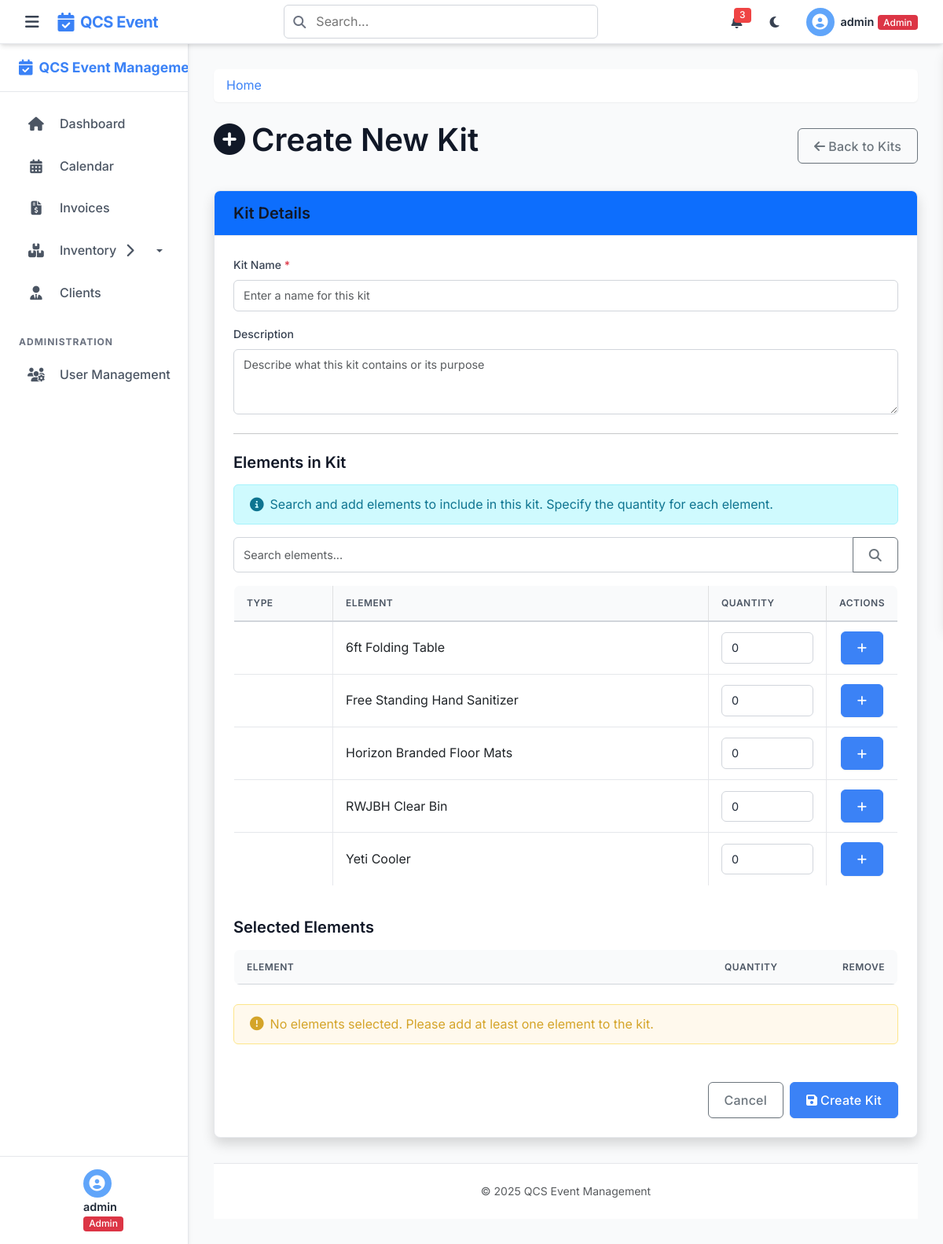
Page /kits/new (signed in) on the committed database.
### tables this page shows
CREATE TABLE elements (
    element_id INTEGER PRIMARY KEY AUTOINCREMENT,
    type_id INTEGER NOT NULL,
    item_description TEXT NOT NULL,
    item_number TEXT,  -- Can be NULL if no item number is assigned
    quantity INTEGER NOT NULL CHECK (quantity >= 0),
    location TEXT NOT NULL,
    is_kit_component BOOLEAN DEFAULT 0, -- 0 for false, 1 for true.
    FOREIGN KEY (type_id) REFERENCES element_types(type_id)
);

### app.py (the view, shortened to what this page needs)
@app.route('/kits/new', methods=['GET', 'POST'])
@login_required
@role_required('admin', 'staff')
def new_kit():
    db = get_db()
    elements_list = db.execute('SELECT * FROM elements ORDER BY item_description').fetchall()
    return render_template('new_kit.html', elements=elements_list)

### helpers.py (called while the page is built)
def get_db():
    if 'db' not in g:
        g.db = sqlite3.connect(
            current_app.config['DATABASE'],
            detect_types=sqlite3.PARSE_DECLTYPES
        )
        g.db.row_factory = sqlite3.Row
    return g.db

def login_required(f):
    @wraps(f)
    def decorated_function(*args, **kwargs):
        if 'user_id' not in session:
            flash('Please log in first', 'warning')
            return redirect(url_for('login'))
        return f(*args, **kwargs)
    return decorated_function

def role_required(*roles):
    def decorator(f):
        @wraps(f)
        def decorated_function(*args, **kwargs):
            if 'user_id' not in session:
                flash('Please log in first', 'warning')
                return redirect(url_for('login'))
            db = get_db()
            user = db.execute('SELECT role FROM users WHERE id = ?',
                             (session['user_id'],)).fetchone()
            if not user or user['role'] not in roles:
                flash('You do not have permission to access this page', 'danger')
                abort(403) # Use Flask's abort for permission denied
            return f(*args, **kwargs)
        return decorated_function
    return decorator

### templates/new_kit.html (shortened to what this page needs)
{% extends 'layout.html' %}
{% block content %}
<div class="d-flex justify-content-between align-items-center mb-4">
    <h1><i class="fas fa-plus-circle me-2"></i>Create New Kit</h1>
    <div>
        <a href="{{ url_for('kits') }}" class="btn btn-outline-secondary">
            <i class="fas fa-arrow-left me-1"></i>Back to Kits
        </a>
    </div>
</div>
<div class="card shadow mb-4">
    <div class="card-header bg-primary text-white">
        <h5 class="mb-0">Kit Details</h5>
    </div>
    <div class="card-body">
        <form id="newKitForm" action="{{ url_for('new_kit') }}" method="post">
            <div class="mb-3">
                <label for="kit_name" class="form-label">Kit Name <span class="text-danger">*</span></label>
                <input type="text" class="form-control" id="kit_name" name="kit_name" required placeholder="Enter a name for this kit">
            </div>
            <div class="mb-3">
                <label for="description" class="form-label">Description</label>
                <textarea class="form-control" id="description" name="description" rows="3" placeholder="Describe what this kit contains or its purpose"></textarea>
            </div>
            <hr class="my-4">
            <h5 class="mb-3">Elements in Kit</h5>
            <div class="alert alert-info mb-3">
                <i class="fas fa-info-circle me-2"></i>Search and add elements to include in this kit. Specify the quantity for each element.
            </div>
            <div class="mb-3">
                <div class="input-group">
                    <input type="text" id="elementSearch" class="form-control" placeholder="Search elements...">
                    <button class="btn btn-outline-secondary" type="button" id="searchButton">
                        <i class="fas fa-search"></i>
                    </button>
                </div>
            </div>
            <div class="table-responsive mb-3">
                <table class="table table-bordered" id="elementsTable">
                    <thead class="table-light">
                        <tr>
                            <th>Type</th>
                            <th>Element</th>
                            <th style="width: 150px;">Quantity</th>
                            <th style="width: 80px;">Actions</th>
                        </tr>
                    </thead>
                    <tbody>
                        {% for element in elements %}
                        <tr data-element-id="{{ element.element_id }}" data-element-name="{{ element.item_description }}">
                            <td>{{ element.type_name }}</td>
                            <td>{{ element.item_description }}</td>
                            <td>
                                <input type="number" class="form-control form-control-sm quantity-input"
                                       min="0" value="0" data-element-id="{{ element.element_id }}">
                            </td>
                            <td class="text-center">
                                <button type="button" class="btn btn-sm btn-primary add-element" data-element-id="{{ element.element_id }}">
                                    <i class="fas fa-plus"></i>
                                </button>
                            </td>
                        </tr>
                        {% endfor %}
                    </tbody>
                </table>
            </div>
            <h5 class="mb-3">Selected Elements</h5>
            <div class="table-responsive mb-4">
                <table class="table" id="selectedElementsTable">
                    <thead>
                        <tr>
                            <th>Element</th>
                            <th style="width: 150px;">Quantity</th>
                            <th style="width: 80px;">Remove</th>
                        </tr>
                    </thead>
                </table>
                <div id="noElementsMessage" class="alert alert-warning">
                    <i class="fas fa-exclamation-circle me-2"></i>No elements selected. Please add at least one element to the kit.
                </div>
            </div>
            <div class="d-flex justify-content-end mt-3">
                <a href="{{ url_for('kits') }}" class="btn btn-outline-secondary me-2">Cancel</a>
                <button type="submit" class="btn btn-primary">
                    <i class="fas fa-save me-1"></i>Create Kit
                </button>
            </div>
        </form>
    </div>
</div>
{% endblock %}

### rows in the picture
elements: item_description "6ft Folding Table"
elements: item_description "Free Standing Hand Sanitizer"
elements: item_description "Horizon Branded Floor Mats"
elements: item_description "RWJBH Clear Bin"
elements: item_description "Yeti Cooler"

### other values in the picture
{{ session.username }} "admin"
